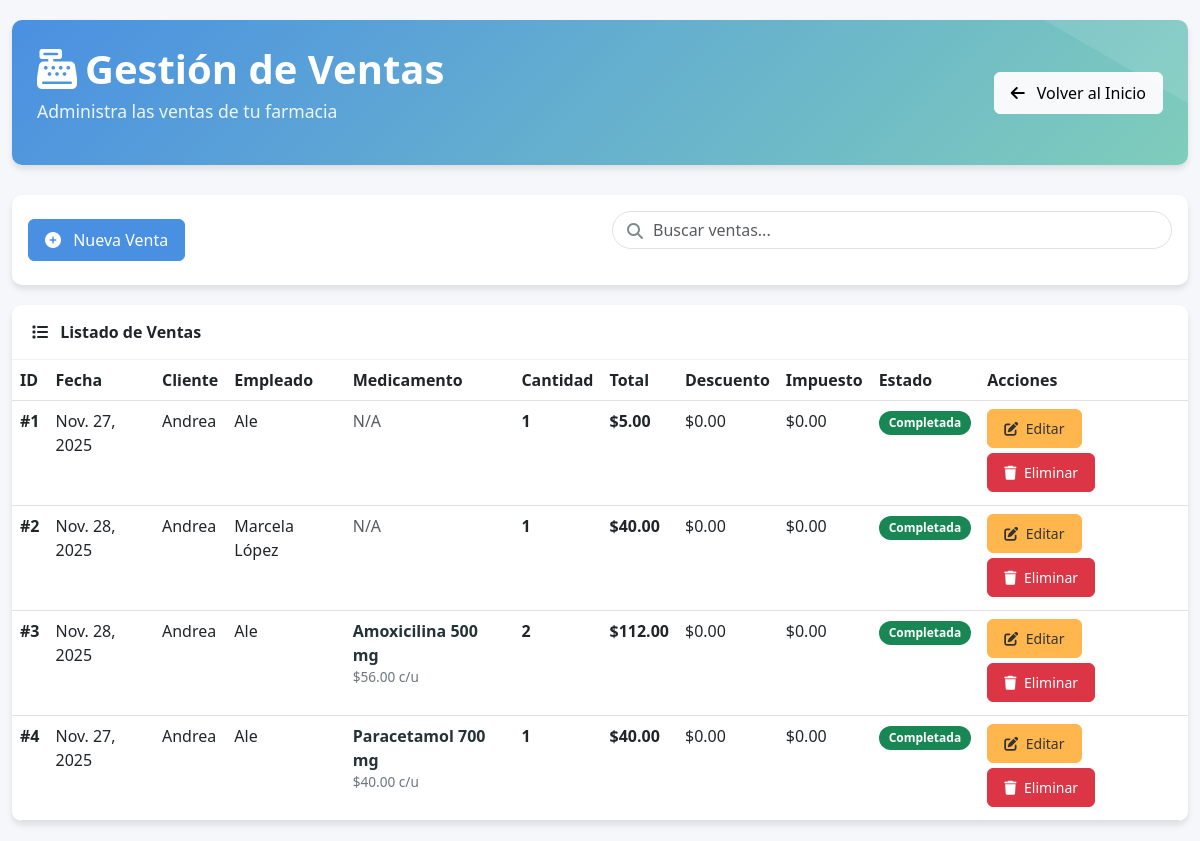
The page /farmacia/ventas/ (signed in) on the database as committed earlier.
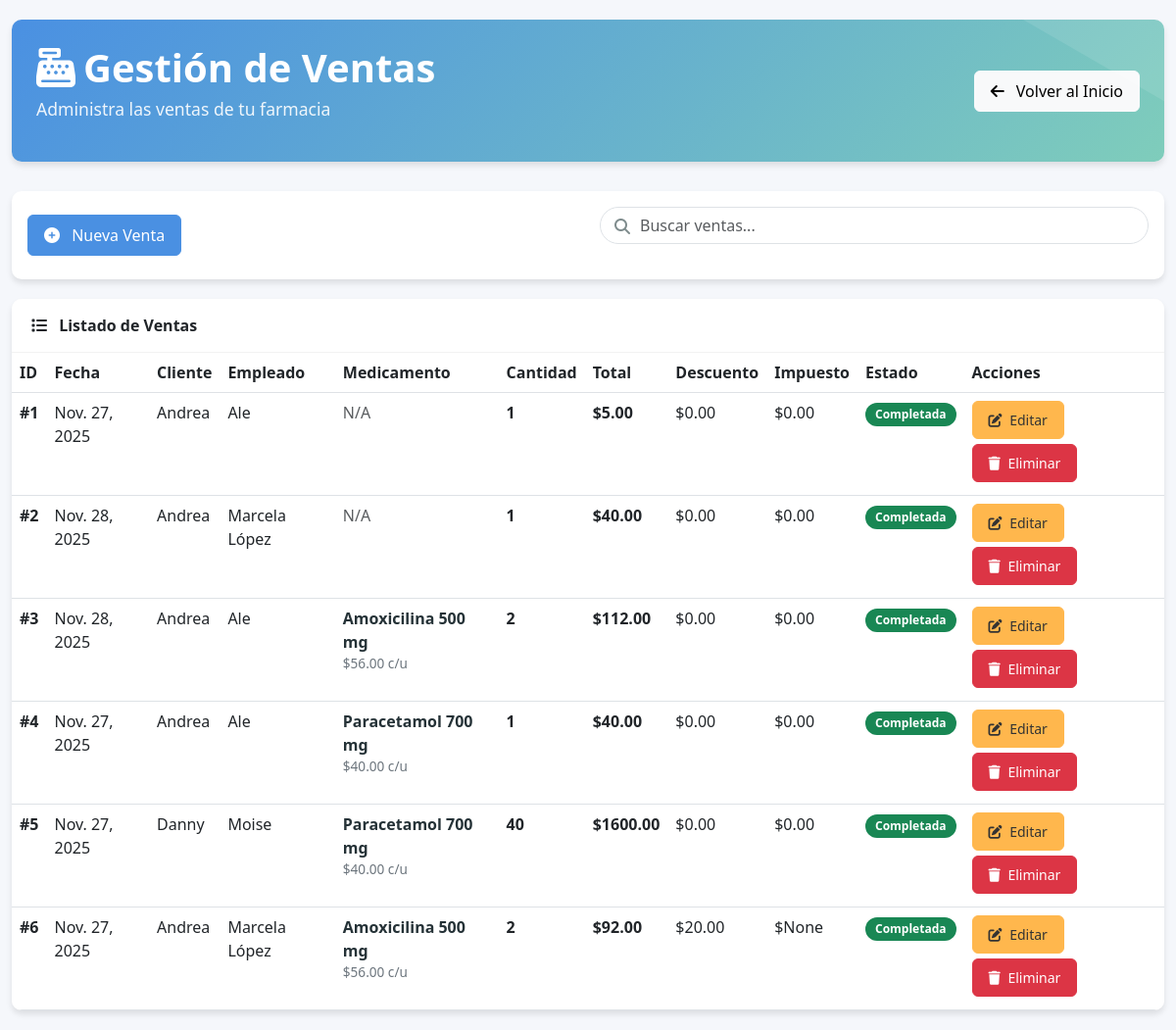
The same page on the database as committed later.
### farmacia_app/models.py (models this page shows, shortened)
class Venta(models.Model):
    id_venta = models.AutoField(primary_key=True)
    fecha = models.DateField(blank=True, null=True)
    total = models.DecimalField(max_digits=12, decimal_places=2, blank=True, null=True)
    id_cliente = models.ForeignKey(Cliente, on_delete=models.SET_NULL, db_column='id_cliente', blank=True, null=True)
    id_empleado = models.ForeignKey(Empleados, on_delete=models.SET_NULL, db_column='id_empleado', blank=True, null=True)
    descuento = models.DecimalField(max_digits=10, decimal_places=2, blank=True, null=True)
    impuesto = models.DecimalField(max_digits=10, decimal_places=2, blank=True, null=True)
    estado = models.CharField(max_length=50, blank=True, null=True)
    id_medicamento = models.ForeignKey(Medicamento, on_delete=models.SET_NULL, blank=True, null=True)
    cantidad = models.IntegerField(default=1)
    class Meta:
        db_table = 'Venta'

class Cliente(models.Model):
    id_cliente = models.AutoField(primary_key=True)
    nombre = models.CharField(max_length=255, blank=True, null=True)
    telefono = models.CharField(max_length=20, blank=True, null=True)
    direccion = models.TextField(blank=True, null=True)
    cedula = models.CharField(max_length=20, blank=True, null=True)
    correo = models.EmailField(blank=True, null=True)
    fecha_registro = models.DateField(blank=True, null=True)
    class Meta:
        db_table = 'Cliente'

class Empleados(models.Model):
    id_empleado = models.AutoField(primary_key=True)
    nombre = models.CharField(max_length=255)
    fecha_contratacion = models.DateField(blank=True, null=True)
    rol = models.CharField(max_length=100, blank=True, null=True)
    funciones = models.TextField(blank=True, null=True)
    cedula = models.CharField(max_length=20, blank=True, null=True)
    telefono = models.CharField(max_length=20, blank=True, null=True)
    correo = models.EmailField(blank=True, null=True)
    estado = models.IntegerField(default=1)
    class Meta:
        db_table = 'Empleados'

class Medicamento(models.Model):
    ESTADOS = [
        (1, 'Activo'),
        (0, 'Inactivo'),
    ]
    id_medicamento = models.AutoField(primary_key=True)
    id_factura_compra = models.ForeignKey(
        FacturaCompra,
        on_delete=models.SET_NULL,
        db_column='id_factura_compra',
        blank=True,
        null=True
    )
    nombre_generico = models.CharField(max_length=255)
    fecha_caducidad = models.DateField(blank=True, null=True)
    cantidad = models.IntegerField(default=0)
    contra_indicaciones = models.TextField(blank=True, null=True)
    dosis = models.CharField(max_length=100, blank=True, null=True)
    cod_laboratorio = models.CharField(max_length=50, blank=True, null=True)
    registro_sanitario = models.CharField(max_length=100, blank=True, null=True)
    precauciones = models.TextField(blank=True, null=True)
    presentacion = models.CharField(max_length=100, blank=True, null=True)
    precio_unitario = models.DecimalField(max_digits=10, decimal_places=2, blank=True, null=True)
    stock_minimo = models.IntegerField(default=10)
    via_administracion = models.CharField(max_length=100, blank=True, null=True)
    requiere_receta = models.BooleanField(default=False)
    estado = models.IntegerField(choices=ESTADOS, default=1)
    fecha_registro = models.DateField(blank=True, null=True)
    class Meta:
        db_table = 'Medicamento'

### farmacia_app/views.py (the view)
# urls.py: path('ventas/', login_required(views.venta_list), name='venta_list'),
def venta_list(request):
    ventas = Venta.objects.all()
    return render(request, 'venta/list.html', {'ventas': ventas})

### farmacia_app/templates/venta/list.html (shortened to what the changed rows need)
<!DOCTYPE html>
<html lang="es">
<head>
    <link href="https://cdn.jsdelivr.net/npm/bootstrap@5.3.0/dist/css/bootstrap.min.css" rel="stylesheet">
    <link rel="stylesheet" href="https://cdnjs.cloudflare.com/ajax/libs/font-awesome/6.4.0/css/all.min.css">
</head>
<body>
    <div class="container">
        <div class="header-section fade-in">
            <div class="row align-items-center">
                <div class="col-md-6">
                    <h1 class="header-title"><i class="fas fa-cash-register me-2"></i>Gestión de Ventas</h1>
                </div>
            </div>
        </div>
        <div class="card fade-in">
            <div class="table-responsive">
                <table class="table table-hover">
                    <thead>
                        <tr>
                            <th>ID</th>
                            <th>Fecha</th>
                            <th>Cliente</th>
                            <th>Empleado</th>
                            <th>Medicamento</th>
                            <th>Cantidad</th>
                            <th>Total</th>
                            <th>Descuento</th>
                            <th>Impuesto</th>
                            <th>Estado</th>
                            <th>Acciones</th>
                        </tr>
                    </thead>
                    <tbody>
                        {% for venta in ventas %}
                        <tr>
                            <td><strong>#{{ venta.id_venta }}</strong></td>
                            <td>{{ venta.fecha }}</td>
                            <td>
                                {% if venta.id_cliente %}
                                    {{ venta.id_cliente.nombre }}
                                {% else %}
                                    <span class="text-muted">N/A</span>
                                {% endif %}
                            </td>
                            <td>
                                {% if venta.id_empleado %}
                                    {{ venta.id_empleado.nombre }}
                                {% else %}
                                    <span class="text-muted">N/A</span>
                                {% endif %}
                            </td>
                            <td class="medicamento-info">
                                {% if venta.id_medicamento %}
                                    <div class="medicamento-name">{{ venta.id_medicamento.nombre_generico }}</div>
                                    <div class="medicamento-details">
                                        {% if venta.id_medicamento.precio_unitario %}
                                            ${{ venta.id_medicamento.precio_unitario }} c/u
                                        {% endif %}
                                    </div>
                                {% else %}
                                    <span class="text-muted">N/A</span>
                                {% endif %}
                            </td>
                            <td>
                                <strong>{{ venta.cantidad }}</strong>
                            </td>
                            <td><strong>${{ venta.total }}</strong></td>
                            <td>${{ venta.descuento }}</td>
                            <td>${{ venta.impuesto }}</td>
                            <td>
                                {% if venta.estado == 'Completada' %}
                                    <span class="badge bg-success">{{ venta.estado }}</span>
                                {% elif venta.estado == 'Pendiente' %}
                                    <span class="badge bg-warning">{{ venta.estado }}</span>
                                {% elif venta.estado == 'Cancelada' %}
                                    <span class="badge bg-danger">{{ venta.estado }}</span>
                                {% else %}
                                    <span class="badge bg-secondary">{{ venta.estado }}</span>
                                {% endif %}
                            </td>
                            <td class="action-buttons">
                                <a href="{% url 'venta_edit' venta.id_venta %}" class="btn btn-warning btn-sm">
                                    <i class="fas fa-edit me-1"></i> Editar
                                </a>
                                <a href="{% url 'venta_delete' venta.id_venta %}" class="btn btn-danger btn-sm">
                                    <i class="fas fa-trash me-1"></i> Eliminar
                                </a>
                            </td>
                        </tr>
                        {% endfor %}
                    </tbody>
                </table>
            </div>
        </div>
    </div>
</body>
</html>

Rows that differ between the two databases and show on the page:
added Venta: id_venta "5", fecha "Nov. 27, 2025", id_cliente.nombre "Danny", id_empleado.nombre "Moise", id_medicamento.nombre_generico "Paracetamol 700 mg", id_medicamento.precio_unitario "40.00", cantidad "40", total "1600.00", descuento "0.00", impuesto "0.00", estado "Completada"
added Venta: id_venta "6", fecha "Nov. 27, 2025", id_cliente.nombre "Andrea", id_empleado.nombre "Marcela López", id_medicamento.nombre_generico "Amoxicilina 500 mg", id_medicamento.precio_unitario "56.00", cantidad "2", total "92.00", descuento "20.00", impuesto "None", estado "Completada"
